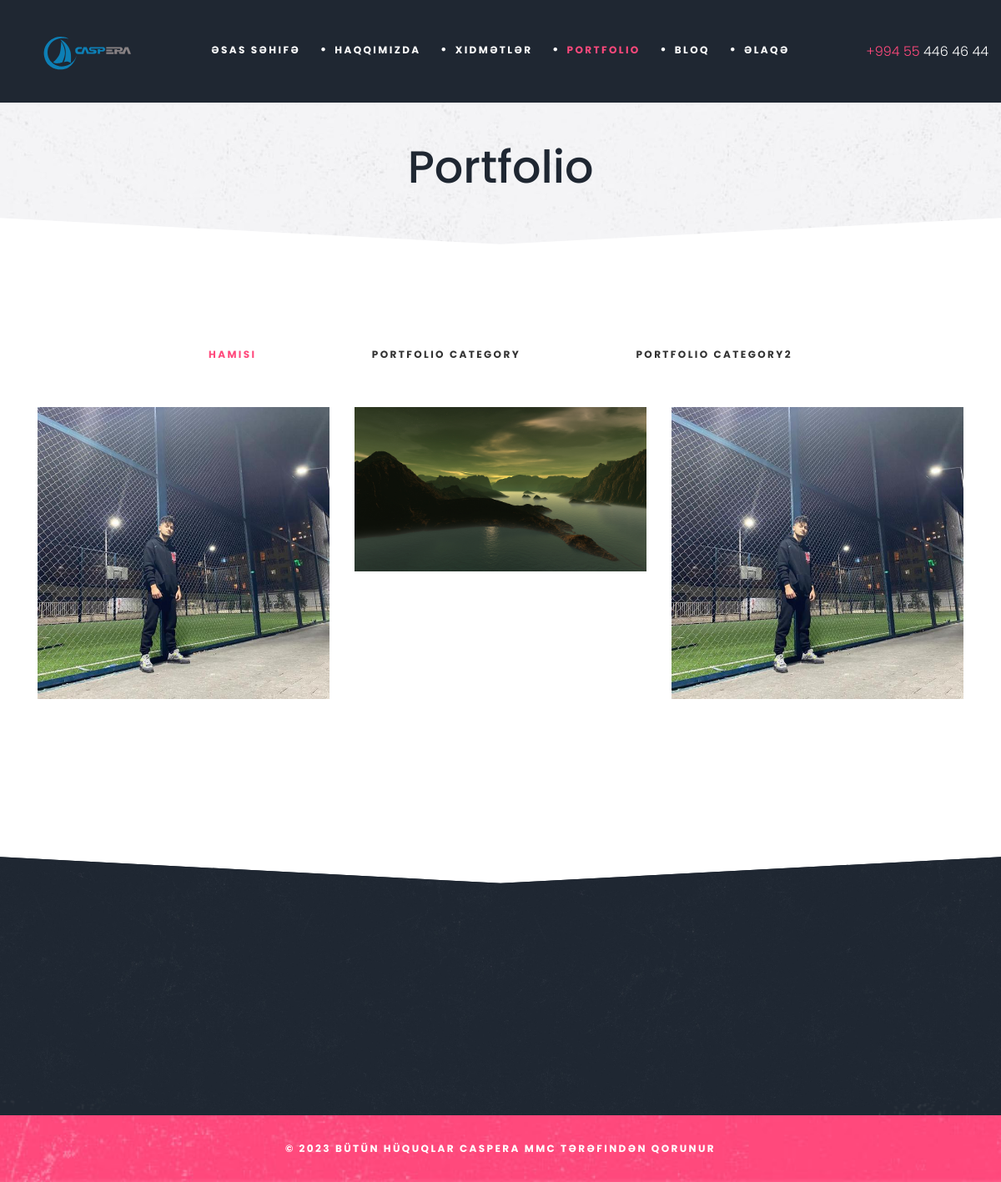
Page /portfolio on the earlier database version.
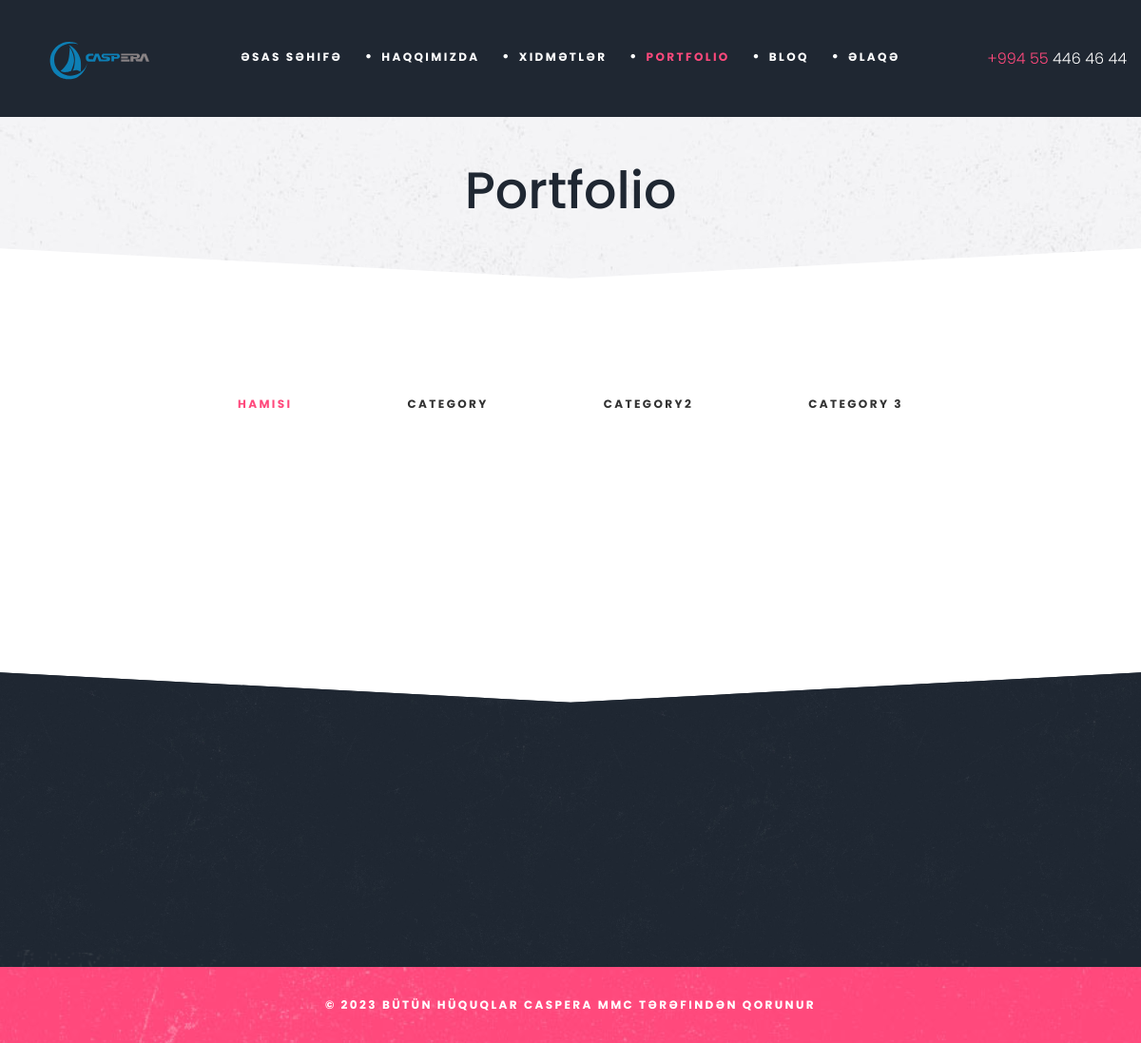
Same page on the later database version.
### mainapp/models.py (models this page shows, shortened)
class Portfolio_category(models.Model):
    name = models.CharField(max_length = 200)

class BaseMixin(models.Model):
    slug = models.SlugField(unique=True,editable=False,blank=True,null=True)
    created_at = models.DateField(auto_now_add=True,blank=True,null=True,)
    seo_title = models.CharField(max_length=1200,null=True,blank=True,verbose_name='title for seo')
    seo_keyword = models.CharField(max_length=1200,null=True,blank=True,verbose_name='keyword for seo')
    seo_alt = models.CharField(max_length=1200,null=True,blank=True)
    seo_description = models.CharField(max_length=1200,null=True,blank=True,verbose_name='description for seo')
    class Meta:
        abstract = True

class Portfolio(BaseMixin):
    category = models.ForeignKey(Portfolio_category,on_delete = models.CASCADE, related_name = 'portfolio')
    name = models.CharField(max_length = 800)
    description = models.TextField()
    image = models.ImageField()
    second_image = models.ImageField(null=True,blank=True)

### mainapp/views.py (the view)
# urls.py: path('portfolio',portfolio,name='portfolio'),
def portfolio(request):
    portfolio_categories = Portfolio_category.objects.all()
    portfolio = Portfolio.objects.all().select_related('category')
    context = {
        'portfolio':portfolio,
        'portfolio_categories':portfolio_categories
    }
    return render(request,'portfolio.html',context)

### templates/portfolio.html (shortened to what this page needs)
<!DOCTYPE html>
{% load static %}
<html class="no-js"><head>
	<link rel="stylesheet" href="https://cdnjs.cloudflare.com/ajax/libs/font-awesome/6.5.1/css/all.min.css" />
	<link rel="stylesheet" href="{% static 'css/bootstrap.min.css' %}">
	<link rel="stylesheet" href="{% static 'css/animations.css' %}">
	<link rel="stylesheet" href="{% static 'css/font-awesome.css' %}">
	<link rel="stylesheet" href="{% static 'css/main2.css' %}" class="color-switcher-link">
</head>
<body>
	<div id="canvas">
		<div id="box_wrapper">
			<header class="page_header ds">
				<div class="container-fluid">
					<div class="row align-items-center">
						<div class="col-xl-2 col-lg-3 col-11">
							<a href="./" class="logo text-center">
								<img style="aspect-ratio:7/3;object-fit:cover;filter: brightness(1.6);filter: saturate(2);" src="{% static 'sayt1.svg' %}" alt="">
							</a>
						</div>
						<div class="col-xl-8 col-lg-6 col-1 text-sm-center">
							<nav class="top-nav">
								<ul class="nav sf-menu">
									<li >
										<a href="{% url 'home' %}">Əsas səhifə</a>
									</li>
									<li>
										<a href="{% url 'about' %}">Haqqımızda</a>
									</li>
									<li>
										<a href="{% url 'services' %}">Xidmətlər</a>
									</li>
									<li class="active">
										<a href="{% url 'portfolio' %}">Portfolio</a>
									</li>
									<li>
										<a href="{% url 'blogs' %}">Bloq</a>
									</li>
									<li >
										<a href="{% url 'contact' %}">Əlaqə</a>
									</li>
								</ul>
							</nav>
						</div>
						<div class="col-xl-2 col-lg-3 text-lg-left text-xl-right d-none d-lg-block">
							<div class="header_phone">
								<p>
									<a href="tel:+994554464644"><span>+994 55 </span> 446 46 44</a>
								</p>
							</div>
						</div>
					</div>
				</div>
			</header>
			<section class="page_title ls s-py-50 corner-title ls invise overflow-visible">
				<div class="container">
					<div class="row">
						<div class="col-md-12 text-center">
							<h1>Portfolio</h1>
						</div>
					</div>
				</div>
			</section>
			<section class="ls s-pt-50 s-pb-100 gallery-pagination gallery-regular">
				<div class="container">
					<div class="row">
						<div class="col-lg-12">
							<div class="row justify-content-center">
								<div class="col-md-10 col-xl-8">
									<div class="filters gallery-filters small-text text-lg-right">
										<a href="#" data-filter="*" class="active selected">Hamısı</a>
										{% for category in portfolio_categories %}
										<a href="#" data-filter=".{{category.id}}">{{ category.name }}</a>
										{% endfor %}
									</div>
								</div>
							</div>
							<div class="row isotope-wrapper masonry-layout c-mb-30" data-filters=".gallery-filters">
								{% for item in portfolio %}
								<div class="col-xl-4 col-sm-6 {{ item.category.id }}">
									<div class="vertical-item item-gallery content-absolute gallery text-center ls">
										<div class="item-media">
											<img src="{{ item.image.url }}" alt="">
											<div class="media-links">
											</div>
										</div>
										<div class="item-content">
										</div>
									</div>
								</div>
								{% endfor %}
							</div>
						</div>
					</div>
				</div>
			</section>
			<footer class="page_footer corner-footer ds s-pt-30 s-pb-0 s-pb-lg-10 s-pb-xl-50 c-gutter-60 s-parallax">
				<div class="container">
					<div class="container">
						<div class="row">
						</div>
					</div>
				</div>
			</footer>
			<section class="page_copyright light-copy cs s-py-20 s-py-lg-5 s-parallax copyright">
				<div class="container">
					<div class="row align-items-center">
						<div class="col-md-12 text-center">
							<p>©
								<span class="copyright_year">2023</span> Bütün hüquqlar Caspera MMC tərəfindən qorunur</p>
						</div>
					</div>
				</div>
			</section>
		</div>
	</div>
</body></html>

Differences in the rows shown:
changed Portfolio_category: name "PORTFOLIO CATEGORY" → "CATEGORY"
changed Portfolio_category: name "PORTFOLIO CATEGORY2" → "CATEGORY2"
added Portfolio_category: name "CATEGORY 3"
changed Portfolio (number 1 of 3 on the later page): image: picture removed
changed Portfolio (number 2 of 3 on the later page): image: picture removed
changed Portfolio (number 3 of 3 on the later page): image: picture removed
